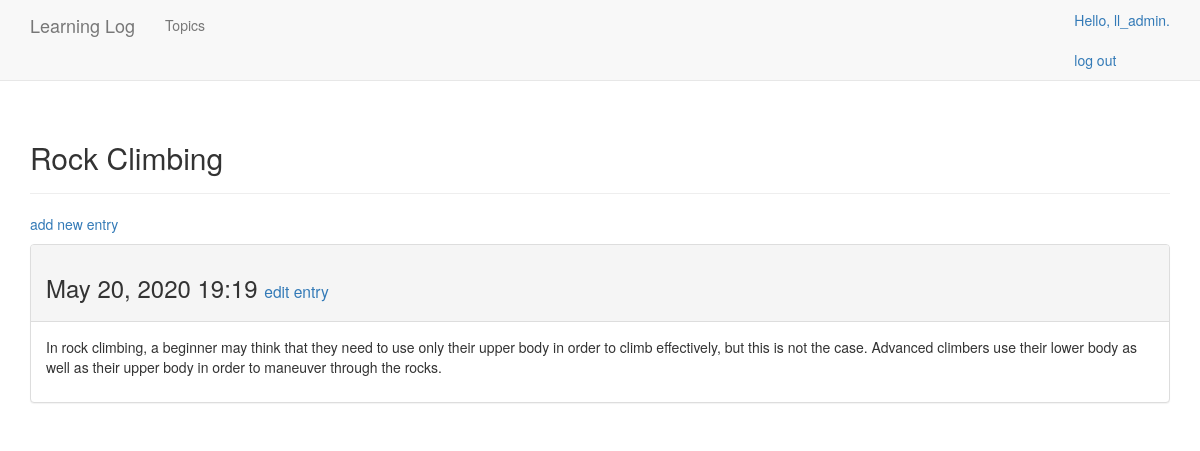
The page /topics/2/ (signed in) on the database its author committed.
### learning_logs/models.py (models this page shows, shortened)
class Topic(models.Model):
    text = models.CharField(max_length=200)
    date_added = models.DateTimeField(auto_now_add=True)
    owner = models.ForeignKey(User, on_delete=models.DO_NOTHING)
    def __str__(self):
        return self.text

class Entry(models.Model):
    topic = models.ForeignKey(Topic, on_delete=models.DO_NOTHING, null=True)
    text = models.TextField()
    date_added = models.DateTimeField(auto_now_add=True)
    class Meta:
        verbose_name_plural = 'entries'

### learning_logs/views.py (the view)
# urls.py: url(r'^topics/(?P<topic_id>\d+)/$', views.topic, name='topic'),
@login_required
def topic(request, topic_id):
    topic = Topic.objects.get(id=topic_id)
    entries = topic.entry_set.order_by('-date_added')
    context = {'topic': topic, 'entries': entries}
    check_user(request, topic)
    return render(request, 'learning_logs/topic.html', context)

### learning_logs/views.py (called while the page is built)
def check_user(request, topic):
    if topic.owner != request.user:
        raise Http404

### learning_logs/templates/learning_logs/topic.html
{% extends 'learning_logs/base.html' %}
{% block header %}
    <h2>{{ topic }}</h2>
{% endblock header %}
{% block content %}
    <p>
        <a href="{% url 'learning_logs:new_entry' topic.id %}">add new entry</a>
    </p>
{% for entry in entries %}
    <div class="panel panel-default">
        <div class="panel-heading">
            <h3>
                {{ entry.date_added|date:'M d, Y H:i' }}
                <small>
                    <a href="{% url 'learning_logs:edit_entry' entry.id %}">
                    edit entry</a>
                </small>
            </h3>
        </div>
        <div class="panel-body">
            {{ entry.text|linebreaks }}
        </div>
    </div>
        {% empty %}
            There are no entries for this topic yet
        {% endfor %}
{% endblock content %}

### learning_logs/templates/learning_logs/base.html (shortened to what this page needs)
{% load bootstrap3 %}
<!DOCTYPE html>
<html lang="en">
    <head>
        {% bootstrap_css %}
    </head>
    <body>
        <nav class="navbar navbar-default navbar-static-top">
            <div class="container">
                <div class="navbar-header">
                    <a  class="navbar-brand" href="{% url 'learning_logs:index' %}">
                        Learning Log</a>
                </div>
                <div id="navbar" class="navbar-collapse collapse">
                    <ul class="nav navbar-nav">
                        <li><a href="{% url 'learning_logs:topics' %}">Topics</a></li>
                    </ul>
                    <ul class="nav navbar-right">
                        {% if user.is_authenticated %}
                            <li><a>Hello, {{ user.username }}.</a></li>
                            <li><a href="{% url 'users:logout' %}">log out</a></li>
                        {% else %}
                            <li><a href="{% url 'users:register' %}">register</a></li>
                            <li><a href="{% url 'users:login' %}">Log in</a></li>
                        {% endif %}
                    </ul>
                </div>
            </div>
        </nav>
    <div class="container">
        <div class="page-header">
            {% block header %}{% endblock header %}
        </div>
        <div>
            {% block content %}{% endblock content%}
        </div>
    </div>
    </body>
</html>

### rows shown on the page
Topic: text "Rock Climbing"
Entry: date_added "May 20, 2020 19:19", text "In rock climbing, a beginner may think that they need to use only their upper body in order to climb effectively, but this is not the case. Advanced climbers use their lower body as well as their upper body in order to maneuver through the rocks."

### other values the page prints
{{ user.username }} "ll_admin"
